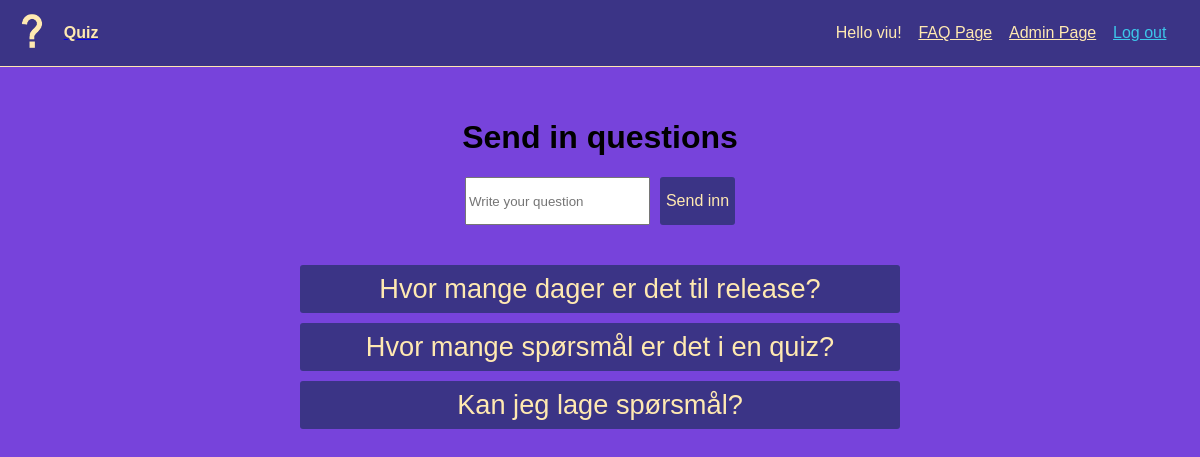
/faqpage.php (signed in), run on the app's committed database.
### tables this page shows
CREATE TABLE `faq` (
  `id` int(11) NOT NULL,
  `question` varchar(256) DEFAULT NULL,
  `answer` varchar(256) NOT NULL,
  `display` int(11) DEFAULT 0
);

### faqpage.php (the view, shortened to what this page needs)
<!DOCTYPE html>
<html lang="en">
<head>
  <link rel="stylesheet" href="style.css">
</head>
<body id="faqPageBody">
  <?php
    include_once 'header.php';
    include_once 'includes/dbh.inc.php';
    echo "
    <div class='questionSendContainer'>
      <h1>Send in questions</h1>
      <form action='includes/faq.inc.php' method='POST' class='sendForm'>
        <input name='question' type='text' placeholder='Write your question'>
        <button type='submit' name='faqsubmit'>Send inn</button>
      </form>
    </div>
    ";
    $sql = "SELECT * FROM faq";
    $result = $conn->query($sql);
    echo "<div class='faqContainerDiv'>";
    while ($row = $result -> fetch_assoc()){
      $display = $row["display"];
      if($display == 1){
        echo "
          <button class='dropDownButton'>".$row["question"]."</button>
          <div class='faqDiv'>
            <p>".$row["answer"]."</p>
          </div>
        ";
      }
    }
    echo "</div>";
  ?>
</body>
</html>

### style.css (style rules this page uses)
body { margin: 0; font-family: arial; }
#faqPageBody { background-color: #7743DB; }
.sendForm { display: flex; justify-content: center; }
.sendForm button { background-color: #3b3486; color: #ffe9b1; font-size: 1em; border: none; height: 6vh; border-radius: 3px; margin: 0 0 0 10px; }
.faqContainerDiv { display: grid; justify-content: center; }
.dropDownButton { background-color: #3b3486; color: #ffe9b1; font-size: 1.7em; border: none; height: 6vh; border-radius: 3px; width: 50vw; margin: 10px 0 0 0; }
.questionSendContainer { display: grid; justify-content: center; margin: 30px; }

### data on the page
faq: question "Hvor mange dager er det til release?"
faq: question "Hvor mange spørsmål er det i en quiz?"
faq: question "Kan jeg lage spørsmål?"

### other printed values
$_SESSION['useruid'] "viu"
